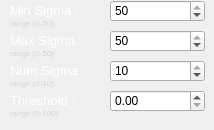
                       <widget class="QWidget" name="method3">
                        <property name="sizePolicy">
                         <sizepolicy hsizetype="Fixed" vsizetype="Expanding">
                          <horstretch>0</horstretch>
                          <verstretch>0</verstretch>
                         </sizepolicy>
                        </property>
                        <property name="minimumSize">
                         <size>
                          <width>0</width>
                          <height>100</height>
                         </size>
                        </property>
                        <widget class="QLabel" name="label_33">
                         <property name="geometry">
                          <rect>
                           <x>10</x>
                           <y>0</y>
                           <width>95</width>
                           <height>22</height>
                          </rect>
                         </property>
                         <property name="text">
                          <string>&lt;html&gt;&lt;head/&gt;&lt;body&gt;&lt;p&gt;&lt;span style=&quot; font-size:10pt; color:#ffffff;&quot;&gt;Min Sigma :&lt;/span&gt;&lt;/p&gt;&lt;/body&gt;&lt;/html&gt;</string>
                         </property>
                        </widget>
                        <widget class="QSpinBox" name="txtRedMinSigma">
                         <property name="geometry">
                          <rect>
                           <x>110</x>
                           <y>0</y>
                           <width>95</width>
                           <height>22</height>
                          </rect>
                         </property>
                         <property name="maximum">
                          <number>50</number>
                         </property>
                         <property name="value">
                          <number>50</number>
                         </property>
                        </widget>
                        <widget class="QLabel" name="label_34">
                         <property name="geometry">
                          <rect>
                           <x>10</x>
                           <y>30</y>
                           <width>95</width>
                           <height>22</height>
                          </rect>
                         </property>
                         <property name="text">
                          <string>&lt;html&gt;&lt;head/&gt;&lt;body&gt;&lt;p&gt;&lt;span style=&quot; font-size:10pt; color:#ffffff;&quot;&gt;Max Sigma :&lt;/span&gt;&lt;/p&gt;&lt;/body&gt;&lt;/html&gt;</string>
                         </property>
                        </widget>
                        <widget class="QSpinBox" name="txtRedMaxSigma">
                         <property name="geometry">
                          <rect>
                           <x>110</x>
                           <y>30</y>
                           <width>95</width>
                           <height>22</height>
                          </rect>
                         </property>
                         <property name="maximum">
                          <number>50</number>
                         </property>
                         <property name="value">
                          <number>50</number>
                         </property>
                        </widget>
                        <widget class="QLabel" name="label_35">
                         <property name="geometry">
                          <rect>
                           <x>10</x>
                           <y>60</y>
                           <width>95</width>
                           <height>22</height>
                          </rect>
                         </property>
                         <property name="text">
                          <string>&lt;html&gt;&lt;head/&gt;&lt;body&gt;&lt;p&gt;&lt;span style=&quot; font-size:10pt; color:#ffffff;&quot;&gt;Num Sigma :&lt;/span&gt;&lt;/p&gt;&lt;/body&gt;&lt;/html&gt;</string>
                         </property>
                        </widget>
                        <widget class="QSpinBox" name="txtRedNumSigma">
                         <property name="geometry">
                          <rect>
                           <x>110</x>
                           <y>60</y>
                           <width>95</width>
                           <height>22</height>
                          </rect>
                         </property>
                         <property name="maximum">
                          <number>10</number>
                         </property>
                         <property name="value">
                          <number>10</number>
                         </property>
                        </widget>
                        <widget class="QLabel" name="label_36">
                         <property name="geometry">
                          <rect>
                           <x>10</x>
                           <y>90</y>
                           <width>95</width>
                           <height>22</height>
                          </rect>
                         </property>
                         <property name="text">
                          <string>&lt;html&gt;&lt;head/&gt;&lt;body&gt;&lt;p&gt;&lt;span style=&quot; font-size:10pt; color:#ffffff;&quot;&gt;Threshold :&lt;/span&gt;&lt;/p&gt;&lt;/body&gt;&lt;/html&gt;</string>
                         </property>
                        </widget>
                        <widget class="QDoubleSpinBox" name="txtRedThreshold2">
                         <property name="geometry">
                          <rect>
                           <x>110</x>
                           <y>90</y>
                           <width>95</width>
                           <height>22</height>
                          </rect>
                         </property>
                        </widget>
                        <widget class="QLabel" name="label_37">
                         <property name="geometry">
                          <rect>
                           <x>10</x>
                           <y>15</y>
                           <width>95</width>
                           <height>16</height>
                          </rect>
                         </property>
                         <property name="autoFillBackground">
                          <bool>false</bool>
                         </property>
                         <property name="styleSheet">
                          <string notr="true">.QLabel{
background-color: rgba(0,0,0,0);
}</string>
                         </property>
                         <property name="text">
                          <string>&lt;html&gt;&lt;head/&gt;&lt;body&gt;&lt;p&gt;&lt;span style=&quot; font-size:6pt; color:#d3d7cf;&quot;&gt;range (0-50)&lt;/span&gt;&lt;/p&gt;&lt;/body&gt;&lt;/html&gt;</string>
                         </property>
                        </widget>
                        <widget class="QLabel" name="label_38">
                         <property name="geometry">
                          <rect>
                           <x>10</x>
                           <y>45</y>
                           <width>95</width>
                           <height>16</height>
                          </rect>
                         </property>
                         <property name="autoFillBackground">
                          <bool>false</bool>
                         </property>
                         <property name="styleSheet">
                          <string notr="true">.QLabel{
background-color: rgba(0,0,0,0);
}</string>
                         </property>
                         <property name="text">
                          <string>&lt;html&gt;&lt;head/&gt;&lt;body&gt;&lt;p&gt;&lt;span style=&quot; font-size:6pt; color:#d3d7cf;&quot;&gt;range (0-50)&lt;/span&gt;&lt;/p&gt;&lt;/body&gt;&lt;/html&gt;</string>
                         </property>
                        </widget>
                        <widget class="QLabel" name="label_39">
                         <property name="geometry">
                          <rect>
                           <x>10</x>
                           <y>75</y>
                           <width>95</width>
                           <height>16</height>
                          </rect>
                         </property>
                         <property name="autoFillBackground">
                          <bool>false</bool>
                         </property>
                         <property name="styleSheet">
                          <string notr="true">.QLabel{
background-color: rgba(0,0,0,0);
}</string>
                         </property>
                         <property name="text">
                          <string>&lt;html&gt;&lt;head/&gt;&lt;body&gt;&lt;p&gt;&lt;span style=&quot; font-size:6pt; color:#d3d7cf;&quot;&gt;range (0-10)&lt;/span&gt;&lt;/p&gt;&lt;/body&gt;&lt;/html&gt;</string>
                         </property>
                        </widget>
                        <widget class="QLabel" name="label_40">
                         <property name="geometry">
                          <rect>
                           <x>10</x>
                           <y>105</y>
                           <width>95</width>
                           <height>16</height>
                          </rect>
                         </property>
                         <property name="autoFillBackground">
                          <bool>false</bool>
                         </property>
                         <property name="styleSheet">
                          <string notr="true">.QLabel{
background-color: rgba(0,0,0,0);
}</string>
                         </property>
                         <property name="text">
                          <string>&lt;html&gt;&lt;head/&gt;&lt;body&gt;&lt;p&gt;&lt;span style=&quot; font-size:6pt; color:#d3d7cf;&quot;&gt;range (0-100)&lt;/span&gt;&lt;/p&gt;&lt;/body&gt;&lt;/html&gt;</string>
                         </property>
                        </widget>
                       </widget>
